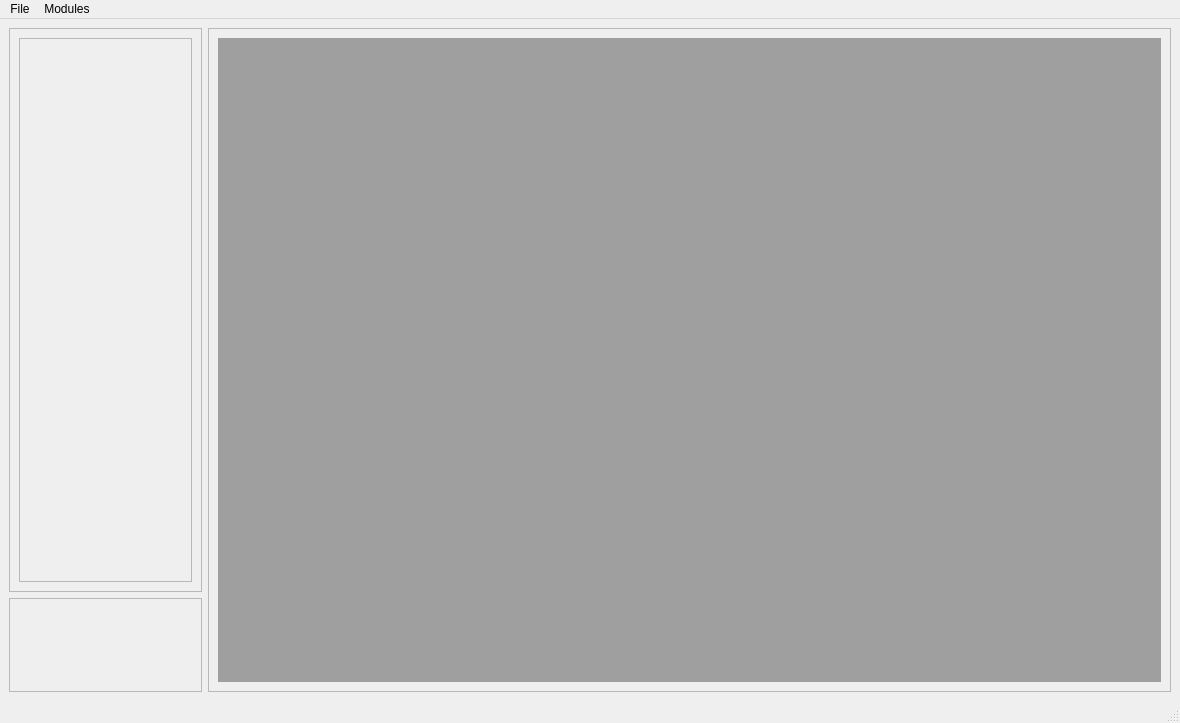
<?xml version="1.0" encoding="UTF-8"?>
<ui version="4.0">
 <class>MainWindow</class>
 <widget class="QMainWindow" name="MainWindow">
  <property name="geometry">
   <rect>
    <x>0</x>
    <y>0</y>
    <width>1180</width>
    <height>723</height>
   </rect>
  </property>
  <property name="sizePolicy">
   <sizepolicy hsizetype="Preferred" vsizetype="Preferred">
    <horstretch>0</horstretch>
    <verstretch>2</verstretch>
   </sizepolicy>
  </property>
  <property name="windowTitle">
   <string>MainWindow</string>
  </property>
  <widget class="QWidget" name="centralwidget">
   <layout class="QGridLayout" name="gridLayout_3" rowstretch="6,1" columnstretch="1,0,0,5">
    <item row="0" column="0">
     <widget class="QScrollArea" name="scrollArea_2">
      <property name="widgetResizable">
       <bool>true</bool>
      </property>
      <widget class="QWidget" name="scrollAreaWidgetContents_3">
       <property name="geometry">
        <rect>
         <x>0</x>
         <y>0</y>
         <width>191</width>
         <height>562</height>
        </rect>
       </property>
       <layout class="QGridLayout" name="gridLayout_2">
        <item row="0" column="0">
         <widget class="QFrame" name="modulesFrame">
          <property name="frameShape">
           <enum>QFrame::StyledPanel</enum>
          </property>
          <property name="frameShadow">
           <enum>QFrame::Raised</enum>
          </property>
         </widget>
        </item>
       </layout>
      </widget>
     </widget>
    </item>
    <item row="1" column="0">
     <widget class="QScrollArea" name="scrollArea_3">
      <property name="widgetResizable">
       <bool>true</bool>
      </property>
      <widget class="QWidget" name="scrollAreaWidgetContents_4">
       <property name="geometry">
        <rect>
         <x>0</x>
         <y>0</y>
         <width>191</width>
         <height>92</height>
        </rect>
       </property>
       <layout class="QGridLayout" name="gridLayout_4"/>
      </widget>
     </widget>
    </item>
    <item row="0" column="3" rowspan="2">
     <widget class="QScrollArea" name="scrollArea">
      <property name="sizePolicy">
       <sizepolicy hsizetype="Expanding" vsizetype="Expanding">
        <horstretch>0</horstretch>
        <verstretch>0</verstretch>
       </sizepolicy>
      </property>
      <property name="widgetResizable">
       <bool>true</bool>
      </property>
      <widget class="QWidget" name="scrollAreaWidgetContents_2">
       <property name="geometry">
        <rect>
         <x>0</x>
         <y>0</y>
         <width>961</width>
         <height>662</height>
        </rect>
       </property>
       <layout class="QGridLayout" name="gridLayout" rowstretch="0">
        <item row="0" column="0">
         <widget class="QMdiArea" name="mdiArea">
          <property name="viewMode">
           <enum>QMdiArea::SubWindowView</enum>
          </property>
         </widget>
        </item>
       </layout>
      </widget>
     </widget>
    </item>
   </layout>
  </widget>
  <widget class="QStatusBar" name="statusbar"/>
  <widget class="QMenuBar" name="menubar">
   <property name="geometry">
    <rect>
     <x>0</x>
     <y>0</y>
     <width>1180</width>
     <height>21</height>
    </rect>
   </property>
   <widget class="QMenu" name="menumenu">
    <property name="title">
     <string>File</string>
    </property>
    <addaction name="separator"/>
    <addaction name="actionOpen"/>
    <addaction name="actionSave"/>
   </widget>
   <widget class="QMenu" name="menuModules">
    <property name="title">
     <string>Modules</string>
    </property>
    <addaction name="actionHigh_density"/>
    <addaction name="actionLocal_Binary_Pattern"/>
   </widget>
   <addaction name="menumenu"/>
   <addaction name="menuModules"/>
  </widget>
  <action name="actionOpen">
   <property name="text">
    <string>Open</string>
   </property>
  </action>
  <action name="actionSave">
   <property name="text">
    <string>Save</string>
   </property>
  </action>
  <action name="actionHigh_density">
   <property name="text">
    <string>High density</string>
   </property>
  </action>
  <action name="actionLocal_Binary_Pattern">
   <property name="text">
    <string>Local Binary Pattern</string>
   </property>
  </action>
 </widget>
 <resources/>
 <connections/>
</ui>
